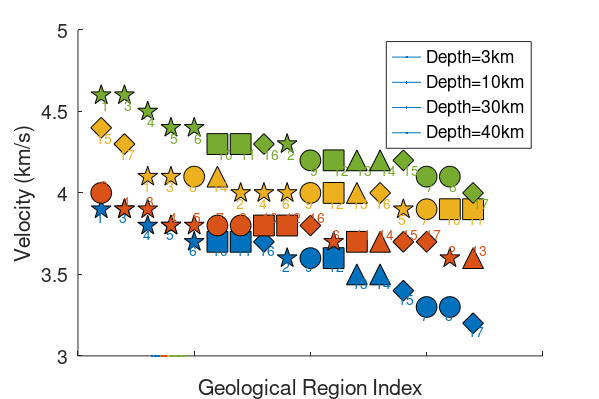

Write the MATLAB code that produced this figure.
%%%%% Compare the velocity of each crustal types (and the subclasses) at 4 depths
%%%% Siyu Xue -- Sep. 29, 2023
clear

%% Manually input the weighted avg velocities

A3 = [3.9 3.6 3.9 3.8 3.8 3.7];
A10 = [3.9 3.6 3.9 3.8 3.8 3.7];
A30 = [4.1 4 4.1 4 3.9 4];
A40 = [4.2 4.2 4.3 4.3 4.2 4];

B3 = [3.3 3.3 3.6];
B10 = [3.8 3.8 4];
B30 = [3.9 4.1 4];
B40 = [4.1 4.4 4.2];

M3 = [3.7 3.7 3.6];
M10 = [3.8 3.7 3.8];
M30 = [3.9 3.9 4];
M40 = [4.2 4.1 4.3];

O3 = [3.5 3.5];
O10 = [3.6 3.7];
O30 = [4 4.1];
O40 = [4.6 4.4];

U3 = [3.4 3.7 3.2];
U10 = [3.7 3.8 3.7];
U30 = [4.4 4 4.3];
U40 = [4.6 4.3 4.5];

%% Get the order
D3 = [A3 B3 M3 O3 U3];
D10 = [A10 B10 M10 O10 U10];
D30 = [A30 B30 M30 O30 U30];
D40 = [A40 B40 M40 O40 U40];

[D3_sort, D3_idx] = sort(D3, 'descend');
[D10_sort, D10_idx] = sort(D10, 'descend');
[D30_sort, D30_idx] = sort(D30, 'descend');
[D40_sort, D40_idx] = sort(D40, 'descend');

%% Plot all avg vels on the same figure
C1 = [0 0.447 0.741];
C2 = [0.851 0.325 0.098];
C3 = [0.929 0.694 0.125];
C4 = [0.467 0.674 0.188];

hold on

v1 = plot(D3_sort, 'Color', C1, LineWidth=3);
for i = 1:17

    idx = find(D3_idx == i);
  
    if i <= 6
        plot(idx, D3_sort(idx), "pentagram", 'MarkerFaceColor', C1, 'MarkerEdgeColor','k', 'MarkerSize',15)
        text(idx-0.2, D3_sort(idx)-0.05, num2str(i), 'Color', C1)
    elseif i <= 9
        plot(idx, D3_sort(idx), "o", 'MarkerFaceColor', C1, 'MarkerEdgeColor','k', 'MarkerSize',15)
        text(idx-0.2, D3_sort(idx)-0.05, num2str(i), 'Color', C1)
    elseif i <= 12
        plot(idx, D3_sort(idx), "square", 'MarkerFaceColor', C1, 'MarkerEdgeColor','k', 'MarkerSize',15)
        text(idx-0.2, D3_sort(idx)-0.05, num2str(i), 'Color', C1)
    elseif i <= 14
        plot(idx, D3_sort(idx), "^", 'MarkerFaceColor', C1, 'MarkerEdgeColor','k', 'MarkerSize',15)
        text(idx-0.2, D3_sort(idx)-0.05, num2str(i), 'Color', C1)
    else
        plot(idx, D3_sort(idx), "diamond", 'MarkerFaceColor', C1, 'MarkerEdgeColor','k', 'MarkerSize',15)
        text(idx-0.2, D3_sort(idx)-0.05, num2str(i), 'Color', C1)
    end
end

v2 = plot(D10_sort, 'Color', C2, LineWidth=3);
for i = 1:17

    idx = find(D10_idx == i);
  
    if i <= 6
        plot(idx, D10_sort(idx), "pentagram", 'MarkerFaceColor', C2, 'MarkerEdgeColor','k', 'MarkerSize',15)
        text(idx-0.05, D10_sort(idx)+0.05, num2str(i), 'Color', C2)
    elseif i <= 9
        plot(idx, D10_sort(idx), "o", 'MarkerFaceColor', C2, 'MarkerEdgeColor','k', 'MarkerSize',15)
        text(idx-0.05, D10_sort(idx)+0.05, num2str(i), 'Color', C2)
    elseif i <= 12
        plot(idx, D10_sort(idx), "square", 'MarkerFaceColor', C2, 'MarkerEdgeColor','k', 'MarkerSize',15)
        text(idx-0.05, D10_sort(idx)+0.05, num2str(i), 'Color', C2)
    elseif i <= 14
        plot(idx, D10_sort(idx), "^", 'MarkerFaceColor', C2, 'MarkerEdgeColor','k', 'MarkerSize',15)
        text(idx-0.05, D10_sort(idx)+0.05, num2str(i), 'Color', C2)
    else
        plot(idx, D10_sort(idx), "diamond", 'MarkerFaceColor', C2, 'MarkerEdgeColor','k', 'MarkerSize',15)
        text(idx-0.05, D10_sort(idx)+0.05, num2str(i), 'Color', C2)
    end
end

v3 = plot(D30_sort, 'Color', C3, LineWidth=3);
for i = 1:17

    idx = find(D30_idx == i);
  
    if i <= 6
        plot(idx, D30_sort(idx), "pentagram", 'MarkerFaceColor', C3, 'MarkerEdgeColor','k', 'MarkerSize',15)
        text(idx-0.2, D30_sort(idx)-0.06, num2str(i), 'Color', C3)
    elseif i <= 9
        plot(idx, D30_sort(idx), "o", 'MarkerFaceColor', C3, 'MarkerEdgeColor','k', 'MarkerSize',15)
        text(idx-0.2, D30_sort(idx)-0.06, num2str(i), 'Color', C3)
    elseif i <= 12
        plot(idx, D30_sort(idx), "square", 'MarkerFaceColor', C3, 'MarkerEdgeColor','k', 'MarkerSize',15)
        text(idx-0.2, D30_sort(idx)-0.06, num2str(i), 'Color', C3)
    elseif i <= 14
        plot(idx, D30_sort(idx), "^", 'MarkerFaceColor', C3, 'MarkerEdgeColor','k', 'MarkerSize',15)
        text(idx-0.2, D30_sort(idx)-0.06, num2str(i), 'Color', C3)
    else
        plot(idx, D30_sort(idx), "diamond", 'MarkerFaceColor', C3, 'MarkerEdgeColor','k', 'MarkerSize',15)
        text(idx-0.2, D30_sort(idx)-0.06, num2str(i), 'Color', C3)
    end
end

v4 = plot(D40_sort, 'Color', C4, LineWidth=3);
for i = 1:17

    idx = find(D3_idx == i);
  
    if i <= 6
        plot(idx, D40_sort(idx), "pentagram", 'MarkerFaceColor', C4, 'MarkerEdgeColor','k', 'MarkerSize',15)
        text(idx, D40_sort(idx)-0.06, num2str(i), 'Color', C4)
    elseif i <= 9
        plot(idx, D40_sort(idx), "o", 'MarkerFaceColor', C4, 'MarkerEdgeColor','k', 'MarkerSize',15)
        text(idx, D40_sort(idx)-0.06, num2str(i), 'Color', C4)
    elseif i <= 12
        plot(idx, D40_sort(idx), "square", 'MarkerFaceColor', C4, 'MarkerEdgeColor','k', 'MarkerSize',15)
        text(idx, D40_sort(idx)-0.06, num2str(i), 'Color', C4)
    elseif i <= 14
        plot(idx, D40_sort(idx), "^", 'MarkerFaceColor', C4, 'MarkerEdgeColor','k', 'MarkerSize',15)
        text(idx, D40_sort(idx)-0.06, num2str(i), 'Color', C4)
    else
        plot(idx, D40_sort(idx), "diamond", 'MarkerFaceColor', C4, 'MarkerEdgeColor','k', 'MarkerSize',15)
        text(idx, D40_sort(idx)-0.06, num2str(i), 'Color', C4)
    end
end

hold off
xlabel('Geological Region Index')
ylabel('Velocity (km/s)')
xticklabels([])
legend([v1, v2, v3, v4], 'Depth=3km','Depth=10km','Depth=30km','Depth=40km')
set(gcf,'color','w','position',[400,400,600,400]);
set(gca,'fontsize', 14);

% save the figure
figpath = '/Users/sxue3/Documents/BayMap_Figures/fig/figSX_CompareGeo.pdf';
set(gcf,'Units','Inches');
pos = get(gcf,'Position');
set(gcf,'PaperPositionMode','Auto','PaperUnits','Inches','PaperSize',[pos(3), pos(4)]);
print(gcf,figpath,'-painters', '-dpdf','-r0');

